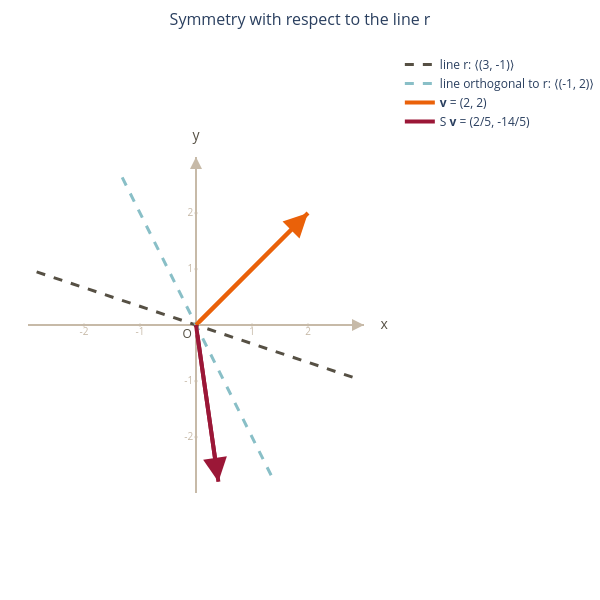

Notebook code cell kept with this figure:
### Markdown cell above
We now do the same with the symmetry.

### Code cell
# the same vector, reflected with respect to the line
sv = S @ v

fig = new_figure("Symmetry with respect to the line r")
draw_axes(fig)
draw_line(fig, u, "black", "line r")
draw_line(fig, Matrix([-1, 2]), "light blue", "line orthogonal to r")
draw_vector(fig, v, "orange", "<b>v</b>")
draw_vector(fig, sv, "red", "S <b>v</b>")
fig

### Figure 1 — Plotly figure (JSON) as saved in the notebook; plotly's stock layout.template omitted (floating-point values rounded to 4 significant figures)
{"data": [{"hoverinfo": "skip", "marker": {"color": "#565044", "size": 5}, "mode": "markers+text", "showlegend": false, "text": ["O"], "textfont": {"color": "#565044"}, "textposition": "bottom left", "type": "scatter", "x": [0], "y": [0]}, {"hoverinfo": "skip", "line": {"color": "#c7baa8", "width": 2}, "mode": "lines", "showlegend": false, "type": "scatter", "x": [-3, 3], "y": [0, 0]}, {"hoverinfo": "skip", "marker": {"color": "#c7baa8", "size": 3}, "mode": "markers+text", "showlegend": false, "text": ["-2", "-1", "1", "2"], "textfont": {"color": "#c7baa8", "size": 10}, "textposition": "bottom center", "type": "scatter", "x": [-2.0, -1.0, 1.0, 2.0], "y": [-0.0, -0.0, 0.0, 0.0]}, {"hoverinfo": "skip", "mode": "text", "showlegend": false, "text": ["x"], "textfont": {"color": "#565044", "size": 14}, "type": "scatter", "x": [3.36], "y": [0]}, {"hoverinfo": "skip", "line": {"color": "#c7baa8", "width": 2}, "mode": "lines", "showlegend": false, "type": "scatter", "x": [0, 0], "y": [-3, 3]}, {"hoverinfo": "skip", "marker": {"color": "#c7baa8", "size": 3}, "mode": "markers+text", "showlegend": false, "text": ["-2", "-1", "1", "2"], "textfont": {"color": "#c7baa8", "size": 10}, "textposition": "middle left", "type": "scatter", "x": [-0.0, -0.0, 0.0, 0.0], "y": [-2.0, -1.0, 1.0, 2.0]}, {"hoverinfo": "skip", "mode": "text", "showlegend": false, "text": ["y"], "textfont": {"color": "#565044", "size": 14}, "type": "scatter", "x": [0], "y": [3.36]}, {"line": {"color": "#565044", "dash": "dash", "width": 3}, "mode": "lines", "name": "line r: ⟨(3, -1)⟩", "showlegend": true, "type": "scatter", "x": [-2.846, 2.846], "y": [0.9487, -0.9487]}, {"line": {"color": "#89bfc7", "dash": "dash", "width": 3}, "mode": "lines", "name": "line orthogonal to r: ⟨(-1, 2)⟩", "showlegend": true, "type": "scatter", "x": [1.342, -1.342], "y": [-2.683, 2.683]}, {"line": {"color": "#ea6109", "width": 4}, "mode": "lines", "name": "<b>v</b> = (2, 2)", "showlegend": true, "type": "scatter", "x": [0, 2], "y": [0, 2]}, {"line": {"color": "#9b1737", "width": 4}, "mode": "lines", "name": "S <b>v</b> = (2/5, -14/5)", "showlegend": true, "type": "scatter", "x": [0, 0.4], "y": [0, -2.8]}], "layout": {"annotations": [{"arrowcolor": "#c7baa8", "arrowhead": 2, "arrowsize": 1.2, "arrowwidth": 2, "ax": 0, "axref": "x", "ay": 0, "ayref": "y", "showarrow": true, "x": 3, "xref": "x", "y": 0, "yref": "y"}, {"arrowcolor": "#c7baa8", "arrowhead": 2, "arrowsize": 1.2, "arrowwidth": 2, "ax": 0, "axref": "x", "ay": 0, "ayref": "y", "showarrow": true, "x": 0, "xref": "x", "y": 3, "yref": "y"}, {"arrowcolor": "#ea6109", "arrowhead": 2, "arrowsize": 1.2, "arrowwidth": 4, "ax": 0, "axref": "x", "ay": 0, "ayref": "y", "showarrow": true, "x": 2, "xref": "x", "y": 2, "yref": "y"}, {"arrowcolor": "#9b1737", "arrowhead": 2, "arrowsize": 1.2, "arrowwidth": 4, "ax": 0, "axref": "x", "ay": 0, "ayref": "y", "showarrow": true, "x": 0.4, "xref": "x", "y": -2.8, "yref": "y"}], "height": 600, "margin": {"b": 0, "l": 0, "r": 0, "t": 50}, "plot_bgcolor": "white", "title": {"font": {"size": 16}, "text": "Symmetry with respect to the line r", "x": 0.5}, "width": 600, "xaxis": {"range": [-3.5, 3.5], "visible": false}, "yaxis": {"range": [-3.5, 3.5], "scaleanchor": "x", "scaleratio": 1, "visible": false}}}
